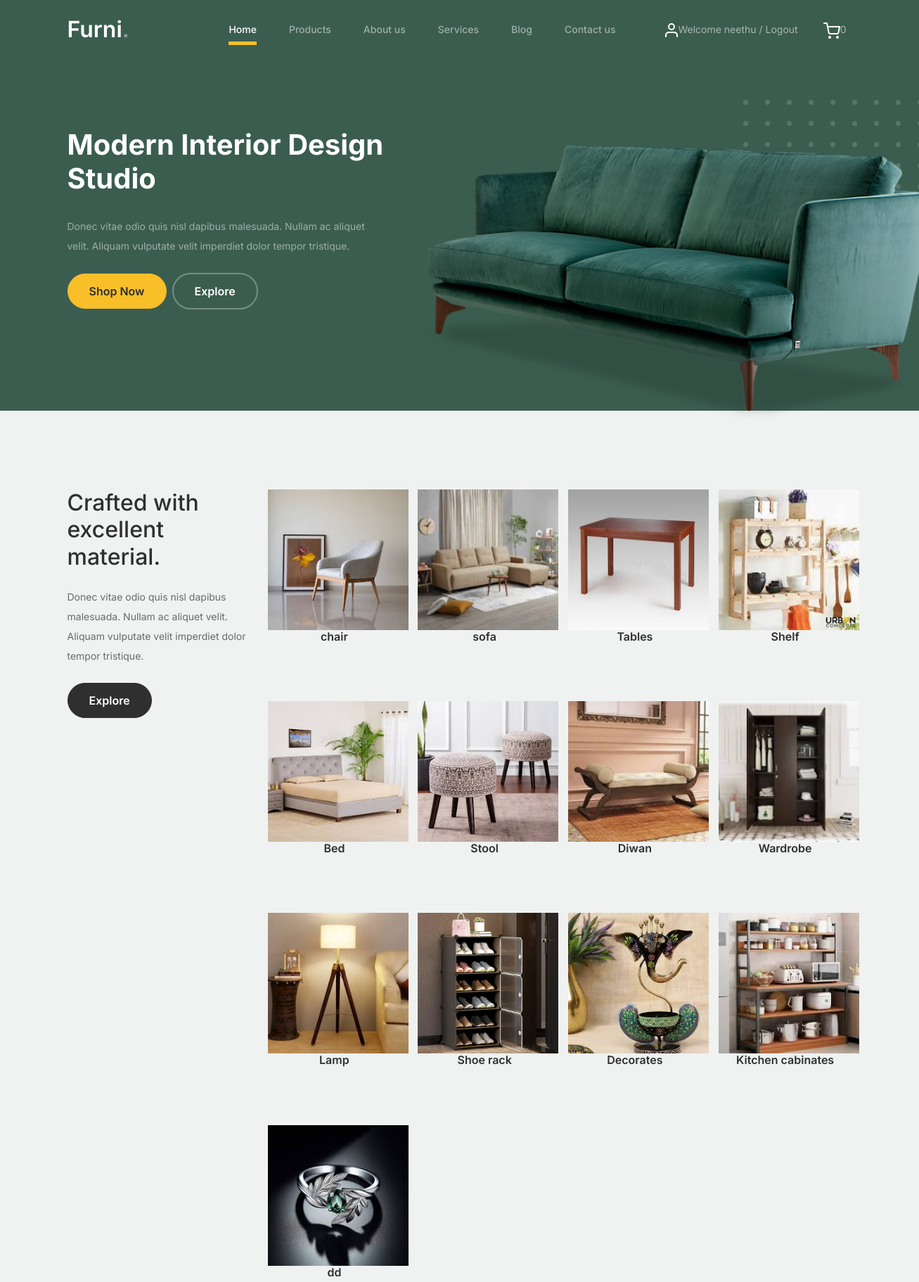
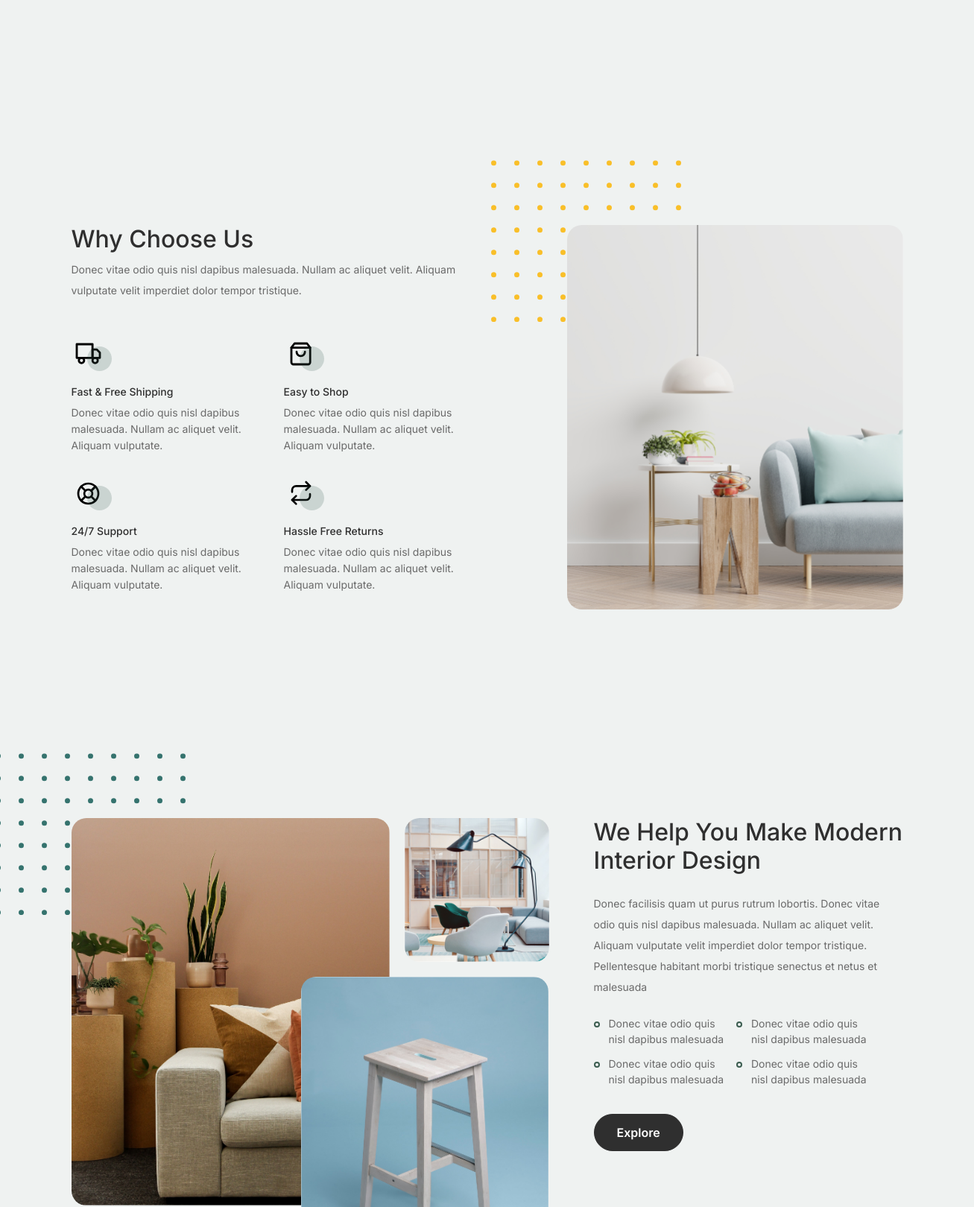
Screenshot of /homepage/ (signed in, upper part) with the database file from the repository (2 pictures, top to bottom).
### webapp/models.py (models this page shows)
class CardDb(models.Model):
    Username=models.CharField(max_length=100,null=True,blank=True)
    Quantity=models.IntegerField(null=True,blank=True)
    Price=models.IntegerField(null=True,blank=True)
    Total_price=models.IntegerField(null=True,blank=True)
    Product_name=models.CharField(max_length=100,null=True,blank=True)
    Prod_Image=models.ImageField(upload_to="Cart Images", null=True,blank=True)

### furapp/models.py (models this page shows)
class Category_Db(models.Model):
    Category_Name=models.CharField(max_length=100,null=True,blank=True)
    Description= models.CharField(max_length=100, null=True, blank=True)
    Category_Image=models.ImageField(upload_to="Category_Images",null=True,blank=True)

### webapp/views.py (the view)
# urls.py: path('homepage/',views.homepage,name="homepage"),
def  homepage(req):
    categories=Category_Db.objects.all()
    cart=CardDb.objects.filter( Username=req.session['Username']).count()
    return render(req,"Home.html",{'categories':categories,'cart':cart})

### webapp/templates/Home.html (shortened to what this page needs)
<!doctype html>
{% load static %}
<html lang="en">
<head>
		<link href="{% static 'web/css/bootstrap.min.css' %}" rel="stylesheet">
<link href="https://cdnjs.cloudflare.com/ajax/libs/font-awesome/6.0.0-beta3/css/all.min.css" rel="stylesheet">
<link href="{% static 'web/css/tiny-slider.css' %}" rel="stylesheet">
<link href="{% static 'web/css/style.css' %}" rel="stylesheet">
	</head>
	<body>
		<nav class="custom-navbar navbar navbar navbar-expand-md navbar-dark bg-dark" arial-label="Furni navigation bar">
			<div class="container">
				<a class="navbar-brand" href="index.html">Furni<span>.</span></a>
				<div class="collapse navbar-collapse" id="navbarsFurni">
					<ul class="custom-navbar-nav navbar-nav ms-auto mb-2 mb-md-0">
						<li class="nav-item active">
							<a class="nav-link" href="index.html">Home</a>
						</li>
						<li><a class="nav-link" href="{% url 'product_page' %}">Products</a></li>
						<li><a class="nav-link" href="{% url 'about_page' %}">About us</a></li>
						<li><a class="nav-link" href="{% url 'service_page' %}">Services</a></li>
						<li><a class="nav-link" href="{% url 'blog_page' %}">Blog</a></li>
						<li><a class="nav-link" href="{% url 'contact_page' %}">Contact us</a></li>
					</ul>
					<ul class="custom-navbar-cta navbar-nav mb-2 mb-md-0 ms-5">
						{% if request.session.Username %}
						<li><a class="nav-link" href="{% url 'userLogout' %}"><img src="{% static 'web/images/user.svg' %}">Welcome {{request.session.Username}} / Logout</a></li>
						{% else %}
						<li><a class="nav-link" href="{% url 'sign_in' %}"><img src="{% static 'web/images/user.svg' %}"></a></li>
						{% endif %}
						<li><a class="nav-link" href="{% url 'cart_page' %}"><img src="{% static 'web/images/cart.svg' %}"><span>{{cart}}</span></a></li>
					</ul>
				</div>
			</div>
		</nav>
			<div class="hero">
				<div class="container">
					<div class="row justify-content-between">
						<div class="col-lg-5">
							<div class="intro-excerpt">
								<h1>Modern Interior <span clsas="d-block">Design Studio</span></h1>
								<p class="mb-4">Donec vitae odio quis nisl dapibus malesuada. Nullam ac aliquet velit. Aliquam vulputate velit imperdiet dolor tempor tristique.</p>
								<p><a href="" class="btn btn-secondary me-2">Shop Now</a><a href="#" class="btn btn-white-outline">Explore</a></p>
							</div>
						</div>
						<div class="col-lg-7">
							<div class="hero-img-wrap">
								<img src="{% static 'web/images/couch.png' %}" class="img-fluid">
							</div>
						</div>
					</div>
				</div>
			</div>
		<div class="product-section">
			<div class="container">
				<div class="row">
					<div class="col-md-12 col-lg-3 mb-5 mb-lg-0">
						<h2 class="mb-4 section-title">Crafted with excellent material.</h2>
						<p class="mb-4">Donec vitae odio quis nisl dapibus malesuada. Nullam ac aliquet velit. Aliquam vulputate velit imperdiet dolor tempor tristique. </p>
						<p><a href="shop.html" class="btn">Explore</a></p>
					</div>
  <div class="col-12 col-md-8 col-lg-9">
                <div class="row">
                    {% for c in categories %}
                    <div class="col-6 col-md-4 col-lg-3 mb-4">
                        <a class="product-item" href="{% url 'products_filtered' cat_name=c.Category_Name %}">
                            <img src="{{c.Category_Image.url}}" width="200px" height="200px" alt="{{c.Category_Name}}">
                            <h3 class="product-title">{{c.Category_Name}}</h3>
                        </a>
                    </div>
                    {% endfor %}
                </div>
            </div>
</div>
				</div>
			</div>
		<div class="why-choose-section">
			<div class="container">
				<div class="row justify-content-between">
					<div class="col-lg-6">
						<h2 class="section-title">Why Choose Us</h2>
						<p>Donec vitae odio quis nisl dapibus malesuada. Nullam ac aliquet velit. Aliquam vulputate velit imperdiet dolor tempor tristique.</p>
						<div class="row my-5">
							<div class="col-6 col-md-6">
								<div class="feature">
									<div class="icon">
										<img src="{% static 'web/images/truck.svg' %}" alt="Image" class="imf-fluid">
									</div>
									<h3>Fast &amp; Free Shipping</h3>
									<p>Donec vitae odio quis nisl dapibus malesuada. Nullam ac aliquet velit. Aliquam vulputate.</p>
								</div>
							</div>
							<div class="col-6 col-md-6">
								<div class="feature">
									<div class="icon">
										<img src="{% static 'web/images/bag.svg' %}" alt="Image" class="imf-fluid">
									</div>
									<h3>Easy to Shop</h3>
									<p>Donec vitae odio quis nisl dapibus malesuada. Nullam ac aliquet velit. Aliquam vulputate.</p>
								</div>
							</div>
							<div class="col-6 col-md-6">
								<div class="feature">
									<div class="icon">
										<img src="{% static 'web/images/support.svg' %}" alt="Image" class="imf-fluid">
									</div>
									<h3>24/7 Support</h3>
									<p>Donec vitae odio quis nisl dapibus malesuada. Nullam ac aliquet velit. Aliquam vulputate.</p>
								</div>
							</div>
							<div class="col-6 col-md-6">
								<div class="feature">
									<div class="icon">
										<img src="{% static 'web/images/return.svg' %}" alt="Image" class="imf-fluid">
									</div>
									<h3>Hassle Free Returns</h3>
									<p>Donec vitae odio quis nisl dapibus malesuada. Nullam ac aliquet velit. Aliquam vulputate.</p>
								</div>
							</div>
						</div>
					</div>
					<div class="col-lg-5">
						<div class="img-wrap">
							<img src="{% static 'web/images/why-choose-us-img.jpg' %}" alt="Image" class="img-fluid">
						</div>
					</div>
				</div>
			</div>
		</div>
		<div class="we-help-section">
			<div class="container">
				<div class="row justify-content-between">
					<div class="col-lg-7 mb-5 mb-lg-0">
						<div class="imgs-grid">
							<div class="grid grid-1"><img src="{% static 'web/images/img-grid-1.jpg' %}" alt="Untree.co"></div>
							<div class="grid grid-2"><img src="{% static 'web/images/img-grid-2.jpg' %}" alt="Untree.co"></div>
							<div class="grid grid-3"><img src="{% static 'web/images/img-grid-3.jpg' %}" alt="Untree.co"></div>
						</div>
					</div>
					<div class="col-lg-5 ps-lg-5">
						<h2 class="section-title mb-4">We Help You Make Modern Interior Design</h2>
						<p>Donec facilisis quam ut purus rutrum lobortis. Donec vitae odio quis nisl dapibus malesuada. Nullam ac aliquet velit. Aliquam vulputate velit imperdiet dolor tempor tristique. Pellentesque habitant morbi tristique senectus et netus et malesuada</p>
						<ul class="list-unstyled custom-list my-4">
							<li>Donec vitae odio quis nisl dapibus malesuada</li>
							<li>Donec vitae odio quis nisl dapibus malesuada</li>
							<li>Donec vitae odio quis nisl dapibus malesuada</li>
							<li>Donec vitae odio quis nisl dapibus malesuada</li>
						</ul>
						<p><a herf="#" class="btn">Explore</a></p>
					</div>
				</div>
			</div>
		</div>
	</body>
</html>

### rows the page displays
CardDb: session.Username "neethu"
Category_Db: Category_Image (picture), Category_Name "chair"
Category_Db: Category_Image (picture), Category_Name "sofa"
Category_Db: Category_Image (picture), Category_Name "Tables"
Category_Db: Category_Image (picture), Category_Name "Shelf"
Category_Db: Category_Image (picture), Category_Name "Bed"
Category_Db: Category_Image (picture), Category_Name "Stool"
Category_Db: Category_Image (picture), Category_Name "Diwan"
Category_Db: Category_Image (picture), Category_Name "Wardrobe"
Category_Db: Category_Image (picture), Category_Name "Lamp"
Category_Db: Category_Image (picture), Category_Name "Shoe rack"
Category_Db: Category_Image (picture), Category_Name "Decorates"
Category_Db: Category_Image (picture), Category_Name "Kitchen cabinates"
Category_Db: Category_Image (picture), Category_Name "dd"

### other values shown
{{ cart }} "0"
